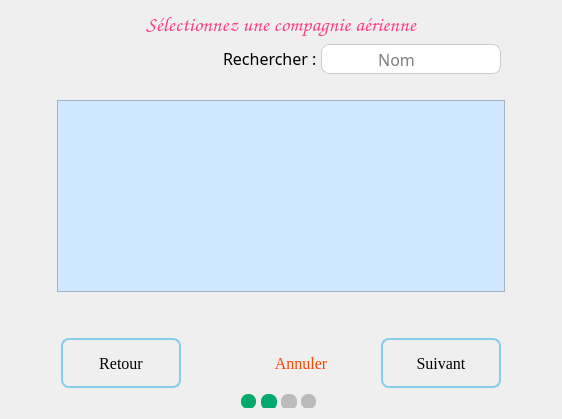
          <widget class="QWidget" name="page_25">
           <layout class="QGridLayout" name="gridLayout_5">
            <item row="3" column="1">
             <spacer name="verticalSpacer_6">
              <property name="orientation">
               <enum>Qt::Orientation::Vertical</enum>
              </property>
              <property name="sizeType">
               <enum>QSizePolicy::Policy::Preferred</enum>
              </property>
              <property name="sizeHint" stdset="0">
               <size>
                <width>20</width>
                <height>40</height>
               </size>
              </property>
             </spacer>
            </item>
            <item row="2" column="2">
             <spacer name="horizontalSpacer_23">
              <property name="orientation">
               <enum>Qt::Orientation::Horizontal</enum>
              </property>
              <property name="sizeType">
               <enum>QSizePolicy::Policy::Preferred</enum>
              </property>
              <property name="sizeHint" stdset="0">
               <size>
                <width>40</width>
                <height>20</height>
               </size>
              </property>
             </spacer>
            </item>
            <item row="5" column="1" alignment="Qt::AlignmentFlag::AlignHCenter">
             <widget class="QGroupBox" name="groupBox_26">
              <property name="sizePolicy">
               <sizepolicy hsizetype="Expanding" vsizetype="Fixed">
                <horstretch>0</horstretch>
                <verstretch>0</verstretch>
               </sizepolicy>
              </property>
              <property name="minimumSize">
               <size>
                <width>80</width>
                <height>0</height>
               </size>
              </property>
              <property name="styleSheet">
               <string notr="true">border : none;</string>
              </property>
              <property name="title">
               <string/>
              </property>
              <widget class="QPushButton" name="pushButton_83">
               <property name="geometry">
                <rect>
                 <x>0</x>
                 <y>0</y>
                 <width>15</width>
                 <height>15</height>
                </rect>
               </property>
               <property name="styleSheet">
                <string notr="true">QPushButton
{
border : none;
background-color : #04AA6D;
border-radius : 7px;
}</string>
               </property>
               <property name="text">
                <string/>
               </property>
              </widget>
              <widget class="QPushButton" name="pushButton_88">
               <property name="geometry">
                <rect>
                 <x>20</x>
                 <y>0</y>
                 <width>16</width>
                 <height>16</height>
                </rect>
               </property>
               <property name="styleSheet">
                <string notr="true">QPushButton
{
border : none;
background-color : #04aa6d;
border-radius : 7px;
}</string>
               </property>
               <property name="text">
                <string/>
               </property>
              </widget>
              <widget class="QPushButton" name="pushButton_89">
               <property name="geometry">
                <rect>
                 <x>40</x>
                 <y>0</y>
                 <width>16</width>
                 <height>16</height>
                </rect>
               </property>
               <property name="styleSheet">
                <string notr="true">QPushButton
{
border : none;
background-color : #bbbbbb;
border-radius : 7px;
}</string>
               </property>
               <property name="text">
                <string/>
               </property>
              </widget>
              <widget class="QPushButton" name="pushButton_90">
               <property name="geometry">
                <rect>
                 <x>60</x>
                 <y>0</y>
                 <width>15</width>
                 <height>15</height>
                </rect>
               </property>
               <property name="styleSheet">
                <string notr="true">QPushButton
{
border : none;
background-color : #bbbbbb;
border-radius : 7px;
}</string>
               </property>
               <property name="text">
                <string/>
               </property>
              </widget>
             </widget>
            </item>
            <item row="1" column="0" colspan="3">
             <layout class="QHBoxLayout" name="horizontalLayout_21">
              <property name="spacing">
               <number>0</number>
              </property>
              <property name="topMargin">
               <number>0</number>
              </property>
              <property name="rightMargin">
               <number>50</number>
              </property>
              <property name="bottomMargin">
               <number>20</number>
              </property>
              <item>
               <spacer name="horizontalSpacer_29">
                <property name="orientation">
                 <enum>Qt::Orientation::Horizontal</enum>
                </property>
                <property name="sizeHint" stdset="0">
                 <size>
                  <width>40</width>
                  <height>20</height>
                 </size>
                </property>
               </spacer>
              </item>
              <item alignment="Qt::AlignmentFlag::AlignRight">
               <widget class="QLabel" name="label_11">
                <property name="sizePolicy">
                 <sizepolicy hsizetype="Fixed" vsizetype="Fixed">
                  <horstretch>0</horstretch>
                  <verstretch>0</verstretch>
                 </sizepolicy>
                </property>
                <property name="font">
                 <font>
                  <family>Calisto MT</family>
                  <pointsize>12</pointsize>
                 </font>
                </property>
                <property name="text">
                 <string>Rechercher : </string>
                </property>
               </widget>
              </item>
              <item alignment="Qt::AlignmentFlag::AlignRight">
               <widget class="QLineEdit" name="modRechercheCompagnie">
                <property name="sizePolicy">
                 <sizepolicy hsizetype="Fixed" vsizetype="Fixed">
                  <horstretch>0</horstretch>
                  <verstretch>0</verstretch>
                 </sizepolicy>
                </property>
                <property name="minimumSize">
                 <size>
                  <width>150</width>
                  <height>0</height>
                 </size>
                </property>
                <property name="maximumSize">
                 <size>
                  <width>150</width>
                  <height>30</height>
                 </size>
                </property>
                <property name="font">
                 <font>
                  <family>Calisto MT</family>
                  <pointsize>12</pointsize>
                 </font>
                </property>
                <property name="styleSheet">
                 <string notr="true">QLineEdit {
border : none;
 border: 1px solid #ccc;
border-right : none;
background-color : white;
border-radius : none;
border-top-left-radius : 8px;
border-bottom-left-radius : 8px;
}</string>
                </property>
                <property name="alignment">
                 <set>Qt::AlignmentFlag::AlignCenter</set>
                </property>
                <property name="placeholderText">
                 <string>Nom</string>
                </property>
               </widget>
              </item>
              <item>
               <widget class="QPushButton" name="pushButton_6">
                <property name="sizePolicy">
                 <sizepolicy hsizetype="Fixed" vsizetype="Fixed">
                  <horstretch>0</horstretch>
                  <verstretch>0</verstretch>
                 </sizepolicy>
                </property>
                <property name="minimumSize">
                 <size>
                  <width>30</width>
                  <height>30</height>
                 </size>
                </property>
                <property name="maximumSize">
                 <size>
                  <width>30</width>
                  <height>30</height>
                 </size>
                </property>
                <property name="styleSheet">
                 <string notr="true">QPushButton {
border : none;
background-color : white;
border: 1px solid #ccc;
border-left : none;
border-top-right-radius : 8px;
border-bottom-right-radius : 8px;
}</string>
                </property>
                <property name="text">
                 <string/>
                </property>
                <property name="icon">
                 <iconset theme="QIcon::ThemeIcon::SystemSearch"/>
                </property>
               </widget>
              </item>
             </layout>
            </item>
            <item row="4" column="0" colspan="3">
             <layout class="QHBoxLayout" name="horizontalLayout_12">
              <property name="spacing">
               <number>20</number>
              </property>
              <property name="leftMargin">
               <number>50</number>
              </property>
              <property name="rightMargin">
               <number>50</number>
              </property>
              <property name="bottomMargin">
               <number>0</number>
              </property>
              <item alignment="Qt::AlignmentFlag::AlignLeft">
               <widget class="QPushButton" name="btnretour5">
                <property name="sizePolicy">
                 <sizepolicy hsizetype="Fixed" vsizetype="Fixed">
                  <horstretch>0</horstretch>
                  <verstretch>0</verstretch>
                 </sizepolicy>
                </property>
                <property name="minimumSize">
                 <size>
                  <width>120</width>
                  <height>50</height>
                 </size>
                </property>
                <property name="maximumSize">
                 <size>
                  <width>120</width>
                  <height>50</height>
                 </size>
                </property>
                <property name="font">
                 <font>
                  <family>Georgia</family>
                  <pointsize>12</pointsize>
                 </font>
                </property>
                <property name="styleSheet">
                 <string notr="true">QPushButton {
    background: qlineargradient(x1:0, y1:0, x2:0, y2:1,
                                stop:0 #00aaff, stop:1 #f0f0f0);
    border: 2px solid skyblue;
    border-radius: 8px;
    padding: 5px;
    color: black;
}

QPushButton:hover {
    background: qlineargradient(x1:0, y1:0, x2:0, y2:1,
                                stop:0 #f0f0f0, stop:1 #00aaff);
    border: 2px solid skyblue;
}

QPushButton:pressed {
    background: qlineargradient(x1:0, y1:0, x2:0, y2:1,
                                stop:0 #f0f0f0, stop:1 #0080ff);
    border: 2px solid teal;
}</string>
                </property>
                <property name="text">
                 <string>Retour</string>
                </property>
                <property name="icon">
                 <iconset resource="ressources/icons.qrc">
                  <normaloff>:/icons/retour.png</normaloff>:/icons/retour.png</iconset>
                </property>
                <property name="iconSize">
                 <size>
                  <width>20</width>
                  <height>20</height>
                 </size>
                </property>
               </widget>
              </item>
              <item>
               <spacer name="horizontalSpacer_10">
                <property name="orientation">
                 <enum>Qt::Orientation::Horizontal</enum>
                </property>
                <property name="sizeHint" stdset="0">
                 <size>
                  <width>40</width>
                  <height>0</height>
                 </size>
                </property>
               </spacer>
              </item>
              <item alignment="Qt::AlignmentFlag::AlignRight">
               <widget class="QPushButton" name="btnAnnulerMod5">
                <property name="sizePolicy">
                 <sizepolicy hsizetype="Fixed" vsizetype="Fixed">
                  <horstretch>0</horstretch>
                  <verstretch>0</verstretch>
                 </sizepolicy>
                </property>
                <property name="minimumSize">
                 <size>
                  <width>120</width>
                  <height>50</height>
                 </size>
                </property>
                <property name="maximumSize">
                 <size>
                  <width>120</width>
                  <height>50</height>
                 </size>
                </property>
                <property name="font">
                 <font>
                  <family>Georgia</family>
                  <pointsize>12</pointsize>
                 </font>
                </property>
                <property name="styleSheet">
                 <string notr="true">QPushButton {
border : none;
color : orangered;
}
QPushButton:hover {
text-decoration : underline;
}</string>
                </property>
                <property name="text">
                 <string>Annuler</string>
                </property>
                <property name="iconSize">
                 <size>
                  <width>20</width>
                  <height>20</height>
                 </size>
                </property>
               </widget>
              </item>
              <item alignment="Qt::AlignmentFlag::AlignRight">
               <widget class="QPushButton" name="btnSuivant5">
                <property name="enabled">
                 <bool>true</bool>
                </property>
                <property name="sizePolicy">
                 <sizepolicy hsizetype="Fixed" vsizetype="Fixed">
                  <horstretch>0</horstretch>
                  <verstretch>0</verstretch>
                 </sizepolicy>
                </property>
                <property name="minimumSize">
                 <size>
                  <width>120</width>
                  <height>50</height>
                 </size>
                </property>
                <property name="maximumSize">
                 <size>
                  <width>120</width>
                  <height>50</height>
                 </size>
                </property>
                <property name="font">
                 <font>
                  <family>Georgia</family>
                  <pointsize>12</pointsize>
                 </font>
                </property>
                <property name="styleSheet">
                 <string notr="true">QPushButton {
    background: qlineargradient(x1:0, y1:0, x2:0, y2:1,
                                stop:0 #00aaff, stop:1 #f0f0f0);
    border: 2px solid skyblue;
    border-radius: 8px;
    padding: 5px;
    color: black;
}

QPushButton:hover {
    background: qlineargradient(x1:0, y1:0, x2:0, y2:1,
                                stop:0 #f0f0f0, stop:1 #00aaff);
    border: 2px solid skyblue;
}

QPushButton:pressed {
    background: qlineargradient(x1:0, y1:0, x2:0, y2:1,
                                stop:0 #f0f0f0, stop:1 #0080ff);
    border: 2px solid teal;
}</string>
                </property>
                <property name="text">
                 <string>Suivant</string>
                </property>
                <property name="icon">
                 <iconset resource="ressources/icons.qrc">
                  <normaloff>:/icons/suivant.png</normaloff>:/icons/suivant.png</iconset>
                </property>
                <property name="iconSize">
                 <size>
                  <width>20</width>
                  <height>20</height>
                 </size>
                </property>
               </widget>
              </item>
             </layout>
            </item>
            <item row="0" column="1">
             <widget class="QLabel" name="label_31">
              <property name="sizePolicy">
               <sizepolicy hsizetype="Preferred" vsizetype="Fixed">
                <horstretch>0</horstretch>
                <verstretch>0</verstretch>
               </sizepolicy>
              </property>
              <property name="font">
               <font>
                <family>Comic Sans MS</family>
                <pointsize>16</pointsize>
               </font>
              </property>
              <property name="styleSheet">
               <string notr="true">color: #FF4081;</string>
              </property>
              <property name="text">
               <string>Sélectionnez une compagnie aérienne</string>
              </property>
              <property name="textFormat">
               <enum>Qt::TextFormat::AutoText</enum>
              </property>
              <property name="alignment">
               <set>Qt::AlignmentFlag::AlignCenter</set>
              </property>
              <property name="margin">
               <number>10</number>
              </property>
             </widget>
            </item>
            <item row="2" column="0">
             <spacer name="horizontalSpacer_11">
              <property name="orientation">
               <enum>Qt::Orientation::Horizontal</enum>
              </property>
              <property name="sizeType">
               <enum>QSizePolicy::Policy::Preferred</enum>
              </property>
              <property name="sizeHint" stdset="0">
               <size>
                <width>40</width>
                <height>20</height>
               </size>
              </property>
             </spacer>
            </item>
            <item row="2" column="1">
             <widget class="QTableView" name="modListeCompagnie">
              <property name="sizePolicy">
               <sizepolicy hsizetype="Expanding" vsizetype="Preferred">
                <horstretch>0</horstretch>
                <verstretch>0</verstretch>
               </sizepolicy>
              </property>
              <property name="font">
               <font>
                <family>Microsoft JhengHei</family>
                <pointsize>10</pointsize>
               </font>
              </property>
              <property name="styleSheet">
               <string notr="true">background-color:  #CFE8FF;
selection-background-color: lightseagreen;</string>
              </property>
              <property name="alternatingRowColors">
               <bool>true</bool>
              </property>
              <property name="selectionMode">
               <enum>QAbstractItemView::SelectionMode::SingleSelection</enum>
              </property>
              <property name="selectionBehavior">
               <enum>QAbstractItemView::SelectionBehavior::SelectRows</enum>
              </property>
              <attribute name="horizontalHeaderDefaultSectionSize">
               <number>320</number>
              </attribute>
              <attribute name="horizontalHeaderStretchLastSection">
               <bool>true</bool>
              </attribute>
              <attribute name="verticalHeaderVisible">
               <bool>false</bool>
              </attribute>
              <attribute name="verticalHeaderDefaultSectionSize">
               <number>35</number>
              </attribute>
             </widget>
            </item>
           </layout>
          </widget>
